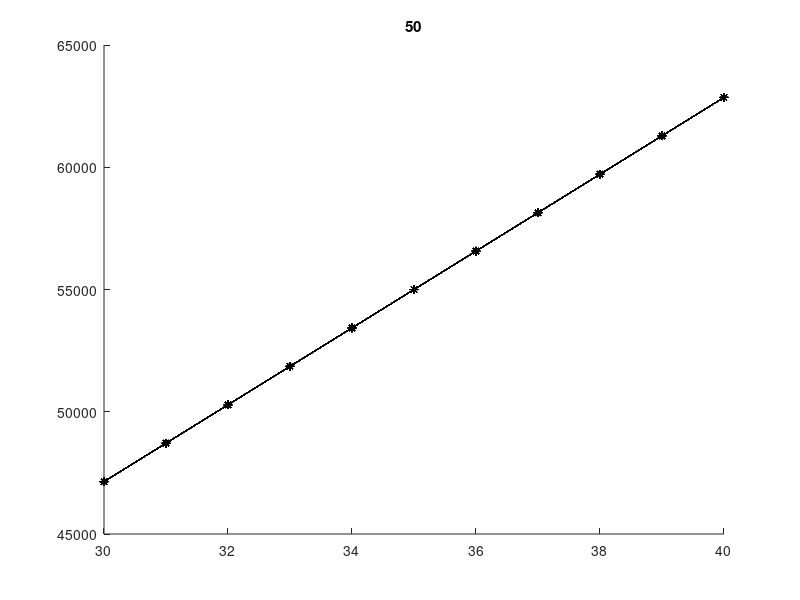

MATLAB code to generate this figure: (Note: this script raises an error after producing the figure.)
clear all
close all

Psa_u_star = 100*1333; %mmHg * [ dynes/(mmHg*cm^2) ]
Psa_u = Psa_u_star; 
dP_RA = 2*1333;

height = 167.64; %cm
Hu = 0.5*[30:1:40]; %32%32;%cm %upper   32
Hl = -(0.5*[30:1:50]);%cm %lower 42

rho = 1; %g/cm^3
g_earth = 980; %gravitational acceleration cm/s^2
%G = linspace(980,980*10, 10000); %cm/s^2

Rs = (16.49)*1333/(1000/60); %default 17.86, 16.49-20.02 (too high) systemic resistance (mmHg/(liters/s))
Gs = 1/Rs;
Gs_u = (1/3)*Gs;
Gs_l = (2/3)*Gs; 
Rs_l = 1/Gs_l;
Rs_u = 1/Gs_u; 
Rp = (1.61*1333)/(1000/60); %pulmonic resistance (mmHg/(liters/s))

C_RVD = (0.0350/1333)*1000; %right-ventricular diastolic compliance (liters/mmHg)
C_LVD = (0.00583/1333)*1000; %left-ventricular diastolic compliance (liters/mmHg)

Csa_l = (2/3)*(0.00175/1333)*1000;
Csa_u = (1/3)*(0.00175/1333)*1000; 
Csv_l = (2/3)*(0.09/1333)*1000;
Csv_u = (1/3)*(0.09/1333)*1000;
Cs_l = Csa_l + Csv_l;

Cpa = (0.00412/1333)*1000; 
Cpv = (0.01/1333)*1000; 
Cp = Cpa + Cpv;
Vtotal = 3.7*1000; %3.7 cm^3

Csa = Csa_l+Csa_u;
Gs = 1/Rs_u + 1/Rs_l; 
Gs_l = 1/Rs_l;
Ts = Csa_u*Rs_u; %Csa_l*Rs_l
Tp = Rp*Cpa;
Csa = Csa_u+Csa_l;

G= NaN(length(Hu), length(Hl))

%P_thorax = linspace(-4*1333,-2*1333, 2); %mmHg * dynes/(mmHg*cm^2) %went top 3*13333
P_thorax = [-4]*1333;
P_RA = P_thorax+dP_RA;


%%%%
figure(1)
hold on
for i=1:length(Hl)
    G(:,i) = (Vtotal - Cp*(C_RVD/C_LVD)*(dP_RA) - (Tp*Gs+Csa)*Psa_u_star)/...
            (Tp*Gs_l+Csa_l)*rho*Hu+ Cs_l*rho*(-Hl(i));
    plot(Hu*2, G(:,i)/g_earth, 'k*-')
    title(num2str(-Hl(i)*2))
end
% xlabel('Upper Height (cm)_')
% ylabel('Maximum G Tolerance')
% hold off

G_new = G/g_earth; 

figure(2)
heatmap(G)
h.XDisplayLabels = num2str((Hu*2)')
h.YDisplayLabels = num2str((Hl*2)')

heatmap(-Hl*2, Hu*2,G_new)
Xlabel("Height Lower (cm)")
Ylabel("Height Upper (cm)")

%%%%%%%%%%%%
G = zeros(length(P_thorax),1);

Vd_total_vec = zeros(1,length(G)); 
sol_Vd_Pthorax_G = zeroxs(length(P_thorax), length(G)); 
 sol_Q_Pthorax_G = zeros(length(P_thorax), length(G)); 
 sol_F_Pthorax_G = zeros(length(P_thorax), length(G)); 
 sol_Ppa_Pthorax_G = zeros(length(P_thorax),length(G));
 
 
 %% Calculate G-tolerace
 %set Vd_total = 0 and solve for G

 

for j = 1:length(P_thorax)
    
    if P_thorax(j) <= -dP_RA 
        G(j) = (Vtotal - Cp*(C_RVD/C_LVD)*(dP_RA) - (Tp*Gs+Csa)*Psa_u_star)/...
            (Tp*Gs_l+Csa_l)*rho*Hu+ Cs_l*rho*(-Hl);
    
    else
         %CASE 2
        G_case2 = (Vtotal - Cp*(C_RVD/C_LVD)*dP_RA - (Tp*Gs+Csa)*Psa_u_star - (Csv_l-Tp*Gs_l)*(P_thorax(j)+dP_RA))/ ...
         ((Tp*Gs_l+Csa_l)*rho*Hu +Cs_l*rho*(-Hl));

        %Case 3
        G_case3 = (Vtotal - Cp*(C_RVD/C_LVD)*dP_RA - (Tp*Gs+Csa)*Psa_u_star - (Csv_l-Tp*Gs)*(P_thorax(j)+dP_RA))/...
            ((Tp*Gs+Csa_l-Csv_u)*rho*Hu + Cs_l*rho*(-Hl));

        %only save if it meets the requirementys
        if P_thorax(j) > -dP_RA && P_thorax(j) < (rho*G_case2*Hu - dP_RA)
            G(j) = G_case2
        elseif P_thorax(j) >= rho*G_case3*Hu - dP_RA %CASE 3
            G(j) = G_case3
        else
            G(j) = NaN
        end
 
    end 
end

 %% CALCULATE VARIOUS  
% for j = 1:length(P_thorax)
%     for i = 1:length(G)
%         if P_thorax(j) <= -dP_RA %CASE 1
%             Vd_total = Vtotal - Cp*(C_RVD/C_LVD)*(dP_RA) - ...
%             (Tp*Gs+Csa)*Psa_u_star - (Tp*Gs_l+Csa_l)*rho*G(i)*Hu...
%             - Cs_l*rho*G(i)*(-Hl);
%             Q = ((1/Rs_u)+(1/Rs_l))*Psa_u_star+ rho*G(i)*Hu/Rs_l;
%             F = Q/(C_RVD*(P_RA(j)-P_thorax(j)));
%             Ppv = P_thorax(j) + (C_LVD/C_RVD)*dP_RA;
%             Ppa = Ppv+Q*Rp;
%             
%         elseif P_thorax(j) > -dP_RA && P_thorax(j) < rho*G(i)*Hu - dP_RA %CASE 2
%             Vd_total = Vtotal - Cp*(C_RVD/C_LVD)*dP_RA - ...
%             (Tp*Gs+Csa)*Psa_u_star - (Tp*Gs_l+Csa_l)*rho*G(i)*Hu ...
%             - Cs_l*rho*G(i)*(-Hl) - (Csv_l-Tp*Gs_l)*(P_thorax(j)+dP_RA);
%             
%             Psv_l = -rho*G(i)*Hl + P_thorax(j) + dP_RA;
%             Psv_u = 0; 
%             Psa_l = Psa_u_star + rho*G(i)*(Hu-Hl); 
% 
%             Qs_u = Psa_u_star/Rs_u;
%             Qs_l = (Psa_l-Psv_l)/Rs_l;
%             Q = Qs_u + Qs_l;
%             F = Q/(C_RVD*(dP_RA));
%             Ppv = P_thorax(j) + (C_LVD/C_RVD)*dP_RA;
%             Ppa = Ppv+Q*Rp;
%             
%         elseif P_thorax(j) >= rho*G(i)*Hu - dP_RA %CASE 3
%             Vd_total = Vtotal - Cp*(C_RVD/C_LVD)*dP_RA ...
%             - (Tp*Gs+Csa)*Psa_u_star - (Tp*Gs+Csa_l-Csv_u)*rho*G(i)*Hu...
%             - Cs_l*rho*G(i)*(-Hl) - (Csv_l-Tp*Gs)*(P_thorax(j)+dP_RA);
%         
%             Psv_l = P_thorax(j) + dP_RA + rho*G(i)*(-Hl);
%             Psv_u = P_thorax(j) + dP_RA - rho*G(i)*Hu ; 
%             Psa_l = Psa_u_star + rho*G(i)*(Hu-Hl); 
% 
%             Qs_u = (Psa_u_star - Psv_u)/Rs_u;
%             Qs_l = (Psa_l-Psv_l)/Rs_l;
%             Q = Qs_u + Qs_l;
%             F = Q/(C_RVD*(dP_RA));
%             Ppv = P_thorax(j) + (C_LVD/C_RVD)*dP_RA;
%             Ppa = Ppv+Q*Rp;
%         end
%         if Vd_total > 0 
%         Vd_total_vec(i) = Vd_total; 
%       
%           Q_vec(i) = Q; 
%           F_vec(i) = F; 
%           Ppa_vec(i) = Ppa; 
%           
%         else
%           Vd_total_vec(i) = NaN; 
%       
%           Q_vec(i) = NaN; 
%           F_vec(i) = NaN; 
%           Ppa_vec(i) = NaN;
%         end
%     end
%         sol_Vd_Pthorax_G(j,:) = Vd_total_vec; 
%         sol_Q_Pthorax_G(j,:) = Q_vec; 
%         sol_F_Pthorax_G(j,:) = F_vec; 
%         sol_Ppa_Pthorax_G(j,:) = Ppa_vec;
% end
% 
 %conversions:
 G = G/100/(g_earth/100); 
% sol_Q_Pthorax_G = sol_Q_Pthorax_G*60/1000; 
% sol_F_Pthorax_G = sol_F_Pthorax_G*60;
% sol_Ppa_Pthorax_G = sol_Ppa_Pthorax_G/1333;
%sol_Vd_Pthorax_G = sol_Vd_Pthorax_G/1000;
% 
% %%% PLOT OPTIONS %%%
%  
% %%plot(x, y,myLineColorPref,'color', myLineColorVec,'LineWidth', myLineWidth) %buffer times in black
% myLineColorPref="k-"; %black line
% myLineColorVec = [0,0,0]; %black -> shades of gray
% myLineWidth = 1;
% myLabelFontSize=18;
% alpha=0.1; %increment for gray
% beta=1;
% 
% %label_P_thorax = num2str([-3:4]'); %in mm Hg, from -3 to 4
% 
% %% saveas(h_overlay_nonDM, myPlotOverlay_nonDM, 'pdf')
% %set(gca, 'FontSize', myLabelFontSize)
% %print(myfig,figName,"-dpdf", "-S4016,2362")
%               
% 
% %family of plots for Reserve Volume vs. G for different Pthorax values: 
% % 
% h=figure(100)
% clf(100)
% 
% hold on
% 
%     for i = 1:length(P_thorax)
%         myLineColor=myLineColorVec+alpha*(i-1); %set grayscale
%         %myLineWidthPlot=myLineWidth+beta*(i-1); %set linewidth
%         myLineWidthPlot=myLineWidth; %do not vary line width
%         plot(G,sol_Vd_Pthorax_G(i,:),myLineColorPref,'color', myLineColor,'LineWidth', myLineWidthPlot)
%     end
% 
%     xlabel('G')
%     ylabel('Reserve Volume (L)')
%     set(gca, 'FontSize', myLabelFontSize)
%     
% hold off
% 
% saveas(h, "QvsV0", 'pdf')
% saveas(h, "QvsV0", 'png')
% 
% %% HEART RATE PLOT %%
% h2=figure(101)
% clf(101)
% hold on
%     for i = 1:length(P_thorax)
%         myLineColor=myLineColorVec+alpha*(i-1); %set grayscale
%         plot(G,sol_F_Pthorax_G(i,:), myLineColorPref,'color', myLineColor,'LineWidth', myLineWidthPlot)
%     end
% hold off
% xlabel('G')
% ylabel('Heart Rate (per minute)')
% set(gca, 'FontSize', myLabelFontSize)
% saveas(h, "QvsV0", 'pdf')
% saveas(h, "QvsV0", 'png')
% 
% 
% %% CARDIAC OUTPUT PLOT %%
% h3=figure(102)
% clf(102)
% for i = 1: length(P_thorax)
% 
% plot(G,sol_Q_Pthorax_G(i,:))
% xlabel('G', 'interpreter', 'latex')
% ylabel('Cardiac Output (L/min)', 'interpreter', 'latex')
% hold on
% end
